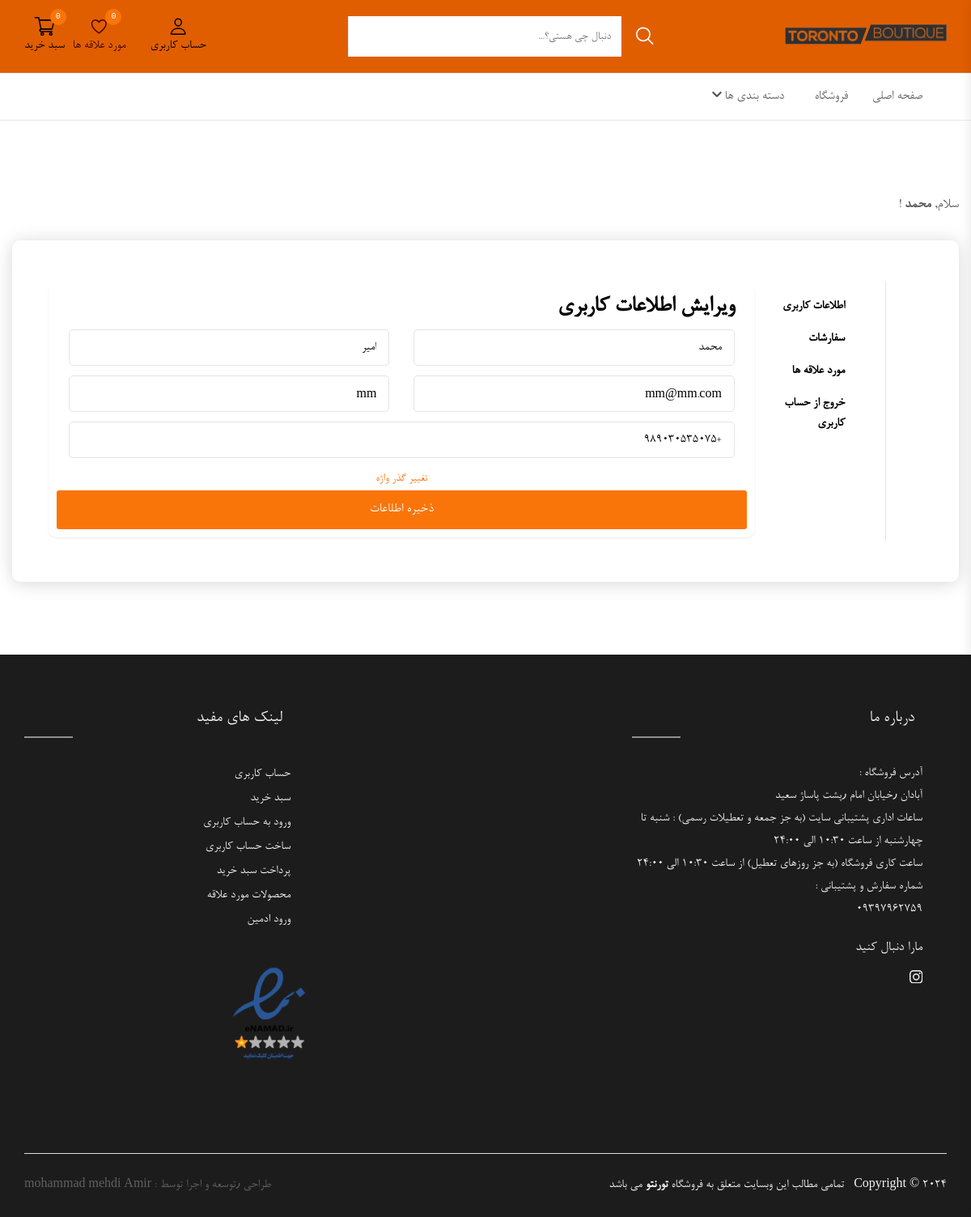
/accounts/profile/info (signed in), run on the app's committed database.
### accounts/models.py (models this page shows)
class Customuser(AbstractUser):
    phone_number=PhoneNumberField(region='IR')

### accounts/views.py (the view)
# urls.py: path('profile/info',account_nfo,name='profile_info'),
def account_nfo(request):
    user=request.user
    if request.method == 'POST':
        c_form=ChangeInfoForm(request.POST)
        if c_form.is_valid():
            claened_date = c_form.cleaned_data
            user.username=claened_date['username']
            user.email=claened_date['email']
            user.first_name=claened_date['first_name']
            user.last_name=claened_date['last_name']
            user.phone_number=claened_date['phone_number']
            user.save()
            return redirect('profile_info')
        else:
            return render(request,'account/account_info.html',{
                'form':c_form
        })
    else:
        return render(request,'account/account_info.html',{
            'form':ChangeInfoForm()
            })

### accounts/forms.py
class ChangeInfoForm(forms.Form):
    first_name=forms.CharField(help_text=_(''))
    last_name=forms.CharField(help_text=_(''))
    username=forms.CharField(help_text=_(''))
    email=forms.EmailField(help_text=_(''))
    phone_number=PhoneNumberField(region="IR",help_text=_('phone number'))

### carts/cart.py (called while the page is built)
    def __len__(self):
        return len(self.cart.keys())

### carts/cart_context.py (called while the page is built)
def cart(request):
    return {'cart':Cart(request)}

### products/category_context.py (called while the page is built)
def category1(request):
    return {'Category':Category.objects.select_related('discount').prefetch_related('products').all()}

### accounts/templates/account/account_info.html (shortened to what this page needs)
{% extends 'account/account_detail.html' %}
{% block content2 %}
<form action="{% url 'profile_info' %}" method="post">
    <div class="checkout__mian--header">
        <div class="section__shipping--address__content">
            <div class="row  shadow-sm" style=" margin: 5px; padding: 10px; border-radius: 10px;">
                <h2 style="margin-bottom: 10px;">ویرایش اطلاعات کاربری</h2>
                <div class="col-lg-6 mb-12">
                    <div class="checkout__input--list ">
                        <label>
                            <input class="checkout__input--field border-radius-5" placeholder="First name" type="text"
                                name="first_name" value={{user.first_name}}>
                        </label>
                    </div>
                </div>
                <div class="col-lg-6 mb-12">
                    <div class="checkout__input--list">
                        <label text="last name">
                            <input class="checkout__input--field border-radius-5" placeholder="Last name" type="text"
                                name="last_name" value={{user.last_name}}>
                        </label>
                    </div>
                </div>
                <div class="col-lg-6 mb-12">
                    <div class="checkout__input--list">
                        <label>
                            <input class="checkout__input--field border-radius-5" placeholder="email" type="email"
                                name="email" value={{user.email}}>
                        </label>
                    </div>
                </div>
                <div class="col-lg-6 mb-12">
                    <div class="checkout__input--list">
                        <label>
                            <input class="checkout__input--field border-radius-5" placeholder="username" type="text"
                                name="username" value={{user.username}}>
                        </label>
                    </div>
                </div>
                <div class="col-12 mb-12">
                    <div class="checkout__input--list">
                        <label>
                            <input class="checkout__input--field border-radius-5" name="phone_number"
                                placeholder="phone number" type="text"
                                {% if user.phone_number %}
                                value={{user.phone_number}}>
                                {% endif %}
                        </label>
                    </div>
                </div>
                <center><a class="current__price" href="{% url 'account_set_password' %}">
                        تغییر گذر واژه
                    </a></center>
                <button class="variant__buy--now__btn primary__btn" type="submit">ذخیره اطلاعات</button>
            </div>
        </div>
    </div>
</form>
{% endblock content2 %}

### accounts/templates/account/account_detail.html (shortened to what this page needs)
{% extends '_base.html' %}
{% load persian_number %}
{% load humanize %}
{% block content %}
<main class="main__content_wrapper">
    <section class="my__account--section section--padding">
        <div class="container">
            <p class="account__welcome--text">سلام, <strong>{{user.first_name}}</strong> !</p>
            <div class="my__account--section__inner border-radius-10 d-flex">
                <div class="account__left--sidebar">
                    <ul class="account__menu">
                        <li class="account__menu--list"><a href="{% url 'profile_info' %}">اطلاعات کاربری</a></li>
                        <li class="account__menu--list"><a href="{% url 'order_list' %}">سفارشات</a></li>
                        <li class="account__menu--list"><a href="{% url 'wishlist' %}">مورد علاقه ها</a></li>
                        <li class="account__menu--list"><a href="{% url 'account_logout' %}">خروج از حساب کاربری</a></li>
                    </ul>
                </div>
                {% block content2 %}
                {% endblock content2 %}
            </div>
        </div>
    </section>
</main>
{% endblock content %}

### templates/_base.html (shortened to what this page needs)
{% load static %}
{% load custom_mathfilter %}
{% load persian_number %}
{% load humanize %}
{% load price_tags %}
{% load tags_for_cart %}
<!doctype html>
<html lang="zxx">
<head>
    <link rel="stylesheet" href=" {% static 'css/plugins/swiper-bundle.min.css' %} ">
    <link rel="stylesheet" href="{% static 'css/plugins/glightbox.min.css' %} ">
    <link rel="stylesheet" href="{% static 'css/vendor/bootstrap.min.css' %} ">
    <link rel="stylesheet" href="{% static 'css/style.css' %} ">
</head>
<body dir="rtl">
    <header class="header__section">
        <div class="main__header header__sticky">
            <div class="container-fluid">
                <div class="main__header--inner position__relative d-flex justify-content-between align-items-center">
                    <div class="main__logo">
                        <h1 class="main__logo--title"><a class="main__logo--link" href="{% url 'home' %}"><img
                                    class="main__logo--img" src="{%  static 'img/logo/toronto2.png' %}" height="50"
                                    width="200" alt="torento-shop"></a>
                        </h1>
                    </div>
                    <div class="header__search--widget header__sticky--none d-none d-lg-block ">
                        <form class="d-flex header__search--form" action="{% url 'search' %}" method="post">
                            <div class="header__search--box">
                                <label>
                                    <input class="header__search--input" name="search_val"
                                        placeholder="دنبال چی هستی؟..." type="text">
                                </label>
                                <button class="header__search--button bg__secondary text-white" type="submit"
                                    aria-label="search button">
                                </button>
                            </div>
                        </form>
                    </div>
                    <div class="header__account header__sticky--none">
                        <ul class="d-flex">
                            <li class="header__account--items">
                                <a class="offcanvas__stikcy--toolbar__btn " href="{% url 'profile' %}">
                                    <span class="header__account--btn__text">حساب کاربری</span>
                                </a>
                            </li>
                            <li class="header__account--items d-none d-lg-block">
                                <a class="header__account--btn" href="{% url 'wishlist' %}">
                                    <span class="header__account--btn__text">مورد علاقه ها</span>
                                    <span class="items__count wishlist">{{user.customer.wishlists.all|length}}</span>
                                </a>
                            </li>
                            <li class="header__account--items">
                                <a class="offcanvas__stikcy--toolbar__btn minicart__open--btn" href="javascript:void(0)"
                                    data-offcanvas>
                                    <span class="header__account--btn__text">سبد خرید</span>
                                    <span class="items__count">{{cart|length}}</span>
                                </a>
                            </li>
                        </ul>
                    </div>
                </div>
            </div>
        </div>
        <div class="header__bottom">
            <div class="container-fluid">
                <div
                    class="header__bottom--inner position__relative d-none d-lg-flex justify-content-between align-items-center">
                    <div class="header__menu">
                        <nav class="header__menu--navigation">
                            <ul class="d-flex">
                                <li class="header__menu--items">
                                    <a class="header__menu--link" href="{% url 'home' %}">صفحه اصلی
                                    </a>
                                </li>
                                <li class="header__menu--items mega__menu--items">
                                    <a class="header__menu--link" href="{% url 'product_list' %}">فروشگاه
                                        &nbsp;&nbsp; &nbsp;&nbsp; &nbsp;&nbsp; </a>
                                <li class="header__menu--items d-none d-xl-block">
                                    <a class="header__menu--link" href="#">دسته بندی ها </a>
                                    <svg class="menu__arrowdown--icon" xmlns="http://www.w3.org/2000/svg" width="12"
                                        height="7.41" viewBox="0 0 12 7.41">
                                        <path d="M16.59,8.59,12,13.17,7.41,8.59,6,10l6,6,6-6Z"
                                            transform="translate(-6 -8.59)" fill="currentColor" opacity="0.7" />
                                    </svg>
                                </li>
                            </ul>
                        </nav>
                    </div>
                </div>
            </div>
        </div>
    </header>
    <main class="main__content_wrapper">
        {% block content %}{% endblock content %}
    </main>
    <footer class="footer__section bg__black">
        <div class="container-fluid">
            <div class="main__footer d-flex justify-content-between">
                <div class="footer__widget footer__widget--width">
                    <h2 class="footer__widget--title text-ofwhite h3" style="margin-right: 10px;">درباره ما
                    </h2>
                    <div class="footer__widget--inner">
                        <p class="footer__widget--desc text-ofwhite mb-20">آدرس فروشگاه :
                            <br>
                            آبادان ٫خیابان امام ٫پشت پاساژ سعید
                            <br>
                            ساعات اداری پشتیبانی سایت (به جز جمعه و تعطیلات رسمی) :
                            شنبه تا چهارشنبه
                            از ساعت 10:30 الی 24:00
                            <br>
                            ساعت کاری فروشگاه (به جز روزهای تعطیل)
                            از ساعت 10:30 الی 24:00
                            <br>
                            شماره سفارش و پشتیبانی :
                            <br>
                            09397962759
                        </p>
                        <div class="footer__social">
                            <h3 class="social__title text-ofwhite h4 mb-15">مارا دنبال کنید</h3>
                            <ul class="social__shear d-flex">
                                <li class="social__shear--list">
                                    <a class="social__shear--list__icon" target="_blank"
                                        href="https://www.instagram.com/boutique_toronto?igsh=MTR4dXZsZ2xhNDJkMQ==">
                                    </a>
                                </li>
                            </ul>
                        </div>
                    </div>
                </div>
                <div class="footer__widget footer__widget--width">
                    <div class="footer__widget">
                        <h2 class="footer__widget--title text-ofwhite h3" style="margin-right: 10px;">لینک های مفید
                        </h2>
                        <ul class="footer__widget--menu footer__widget--inner">
                            <li class="footer__widget--menu__list"><a class="footer__widget--menu__text"
                                    href="{% url 'profile' %}">حساب کاربری</a></li>
                            <li class="footer__widget--menu__list"><a class="footer__widget--menu__text"
                                    href="{% url 'carts:cart_detail' %}">سبد خرید</a></li>
                            <li class="footer__widget--menu__list"><a class="footer__widget--menu__text"
                                    href="{% url 'account_login' %}">ورود به حساب کاربری</a></li>
                            <li class="footer__widget--menu__list"><a class="footer__widget--menu__text"
                                    href="{% url 'account_login' %}">ساخت حساب کاربری</a></li>
                            <li class="footer__widget--menu__list"><a class="footer__widget--menu__text"
                                    href="{% url 'carts:cart_detail' %}"> پرداخت سبد خرید</a></li>
                            <li class="footer__widget--menu__list"><a class="footer__widget--menu__text"
                                    href="{% url 'wishlist' %}">محصولات مورد علاقه</a></li>
                            <li class="footer__widget--menu__list"><a class="footer__widget--menu__text"
                                    href="/admin">ورود ادمین</a></li>
                        </ul>
                    </div>
                    <div class="footer__widget footer__widget--width">
                        <ul>
                            <li><a target='_blank'
                                    href='https://trustseal.enamad.ir/?id=480524&Code=B1wJts53232ggoOQC4kRVjj6LB0PZGda'><img
 src="{%  static 'img/logo/enamad.png' %}"
                                        alt='.' style='cursor:pointer' Code='B1wJts53232ggoOQC4kRVjj6LB0PZGda'></a></li>
                        </ul>
                    </div>
                </div>
            </div>
        </div>
        <div class="footer__bottom d-flex justify-content-between align-items-center" style="margin: 0 30px 0 30px;">
            <p class="copyright__content text-ofwhite m-0"> Copyright © 2024 &nbsp; تمامی مطالب این وبسایت متعلق به
                فروشگاه <b><a class="copyright__content--link" href="">تورنتو</a></b> می باشد</p>
            <p>طراحی ٫توسعه و اجرا توسط : <a target="_blank" href="https://www.mohamadmehdi-amir.ir">mohammad
                    mehdi Amir</a> </p>
        </div>
    </footer>
</body>
</html>

### data on the page
Customuser: customer.wishlists.all|length "0", first_name "محمد", last_name "امیر", email "mm@mm.com", username "mm", phone_number "+989030535075"

### other printed values
{{ cart|length }} "0"
